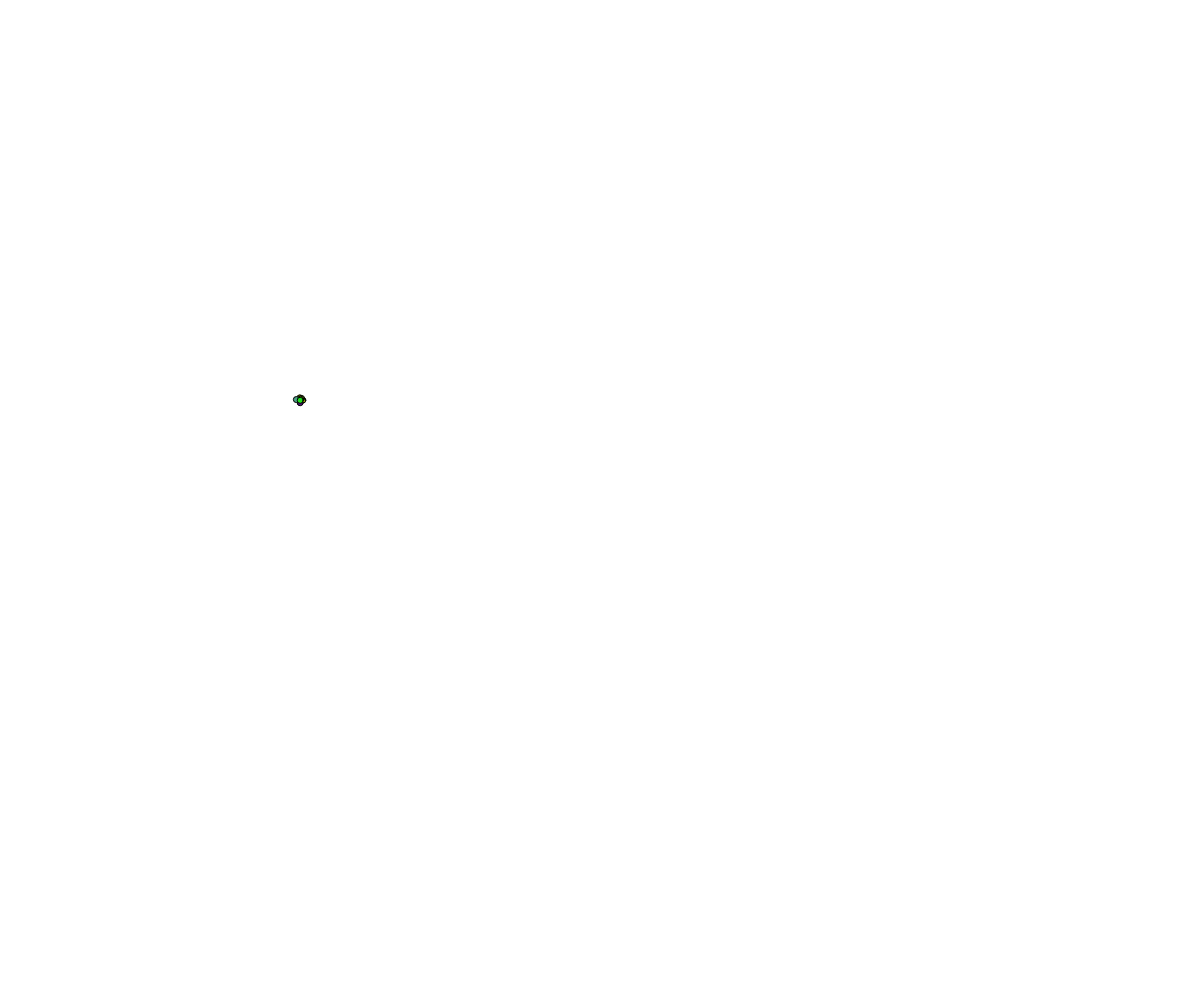
Frame 1 (no input)
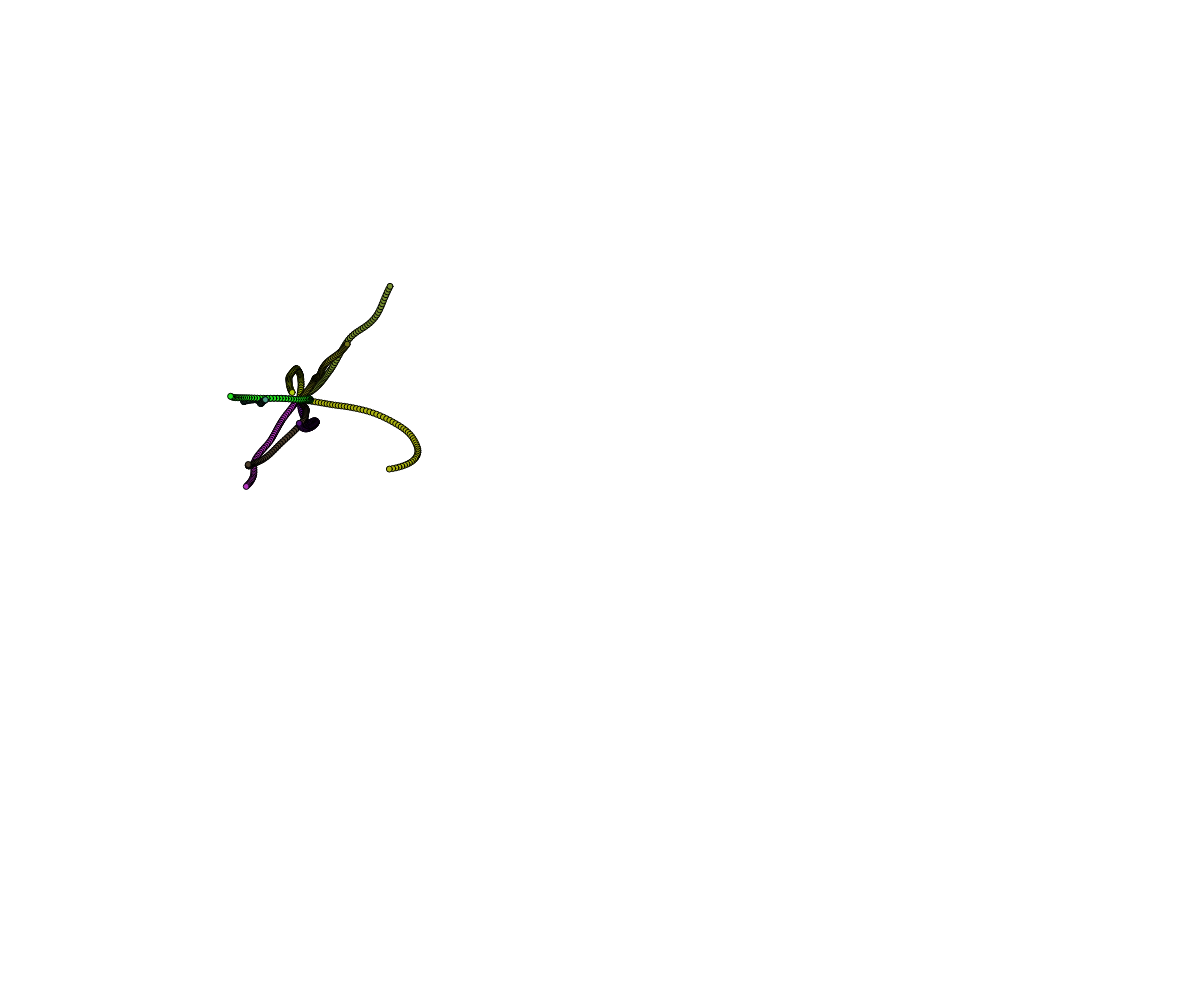
Frame 60 (no input)
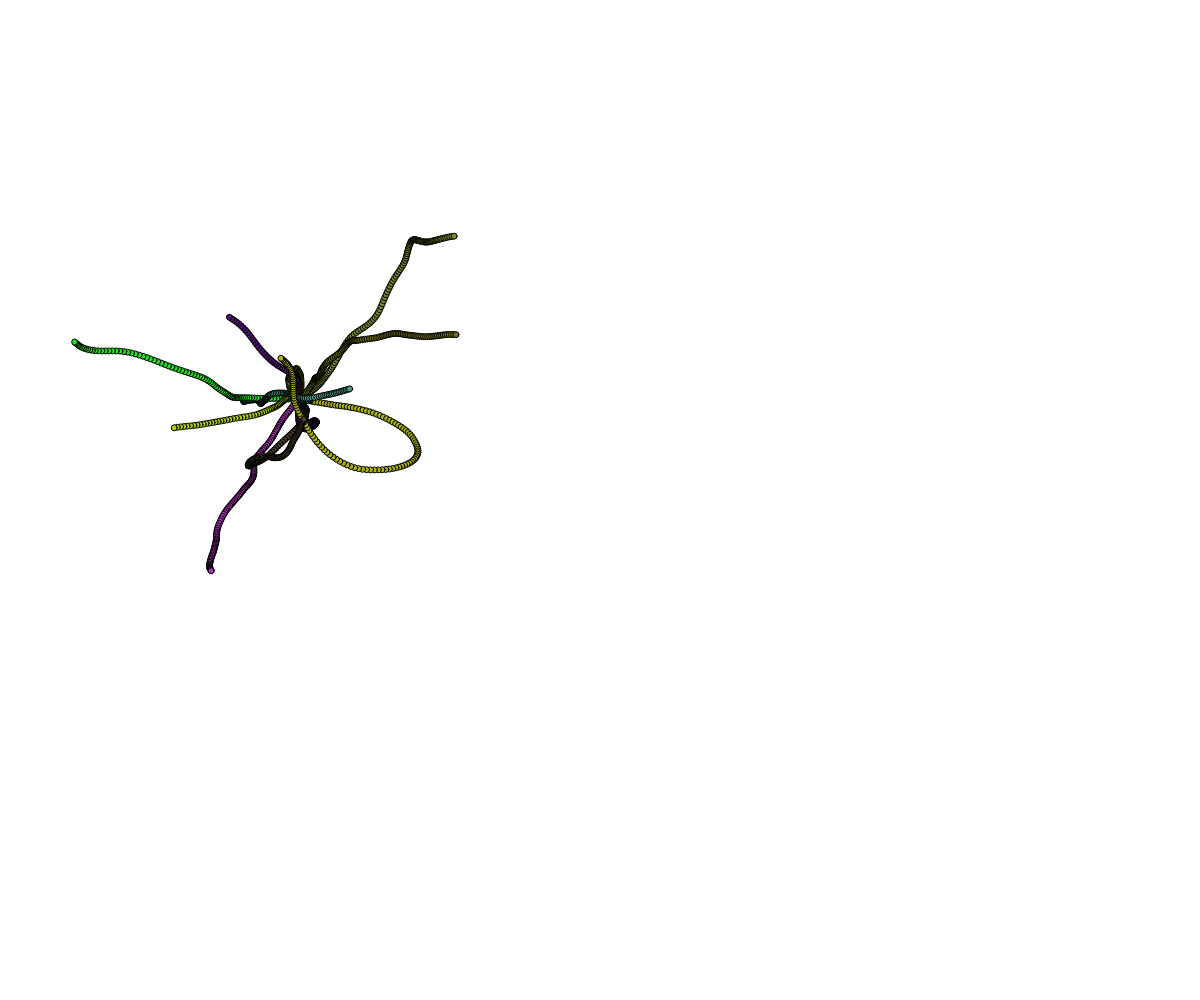
Frame 120 (the mouse pressed at the canvas centre since frame 60)

The p5.js sketch that drew these frames (run headless with seeded random() and noise() and a simulated clock; from frame 60 on, the mouse is pressed at the canvas centre):

// p5.js sketch
// ── sketch.js
// Objects and noise
// Peyton Salzsauler
// September 26th, 2025

let ball, ball2;
function setup() {
  createCanvas(windowWidth, windowHeight);
  ball = {
    x: 300, y: 400, size: 6,
    c: color(random(255),random(255),random(255)),
    timeX: random(100), timeY: random(100),
    timeOff: 0.02
  }
  ball2 = {
    x : 300, y : 400, size: 6, 
    c: color(random(255),random(255),random(255)),
    timeX: random(100), timeY: random(100),
    timeOff: 0.02
  }
  ball3 = {
    x: 300, y: 400, size: 6,
    c: color(random(255),random(255),random(255)),
    timeX: random(100), timeY: random(100),
    timeOff: 0.02
  };
  ball4 = {
    x: 300, y: 400, size: 6,
    c: color(random(255),random(255),random(255)),
    timeX: random(100), timeY: random(100),
    timeOff: 0.02
  };
  ball5 = {
    x: 300, y: 400, size: 6,
    c: color(random(255),random(255),random(255)),
    timeX: random(100), timeY: random(100),
    timeOff: 0.02
  }
  ball6 = {
    x: 300, y: 400, size: 6,
    c: color(random(255),random(255),random(255)),
    timeX: random(100), timeY: random(100),
    timeOff: 0.02
  }
  ball7 = {
    x: 300, y: 400, size: 6,
    c: color(random(255),random(255),random(255)),
    timeX: random(100), timeY: random(100),
    timeOff: 0.02
  }
  ball8 = {
    x: 300, y: 400, size: 6,
    c: color(random(255),random(255),random(255)),
    timeX: random(100), timeY: random(100),
    timeOff: 0.02
  }
  ball9 = {
    x: 300, y: 400, size: 6,
    c: color(random(255),random(255),random(255)),
    timeX: random(100), timeY: random(100),
    timeOff: 0.02
  };
}

function draw() {
  //background(220);
  moveBall(ball);
  moveBall(ball2);
  moveBall(ball3);
  moveBall(ball4);
  moveBall(ball5);
  moveBall(ball6);
  moveBall(ball7);
  moveBall(ball8);
  moveBall(ball9);
}
function moveBall(b){
  //b -> Ball type object 
  // update position and draw provided ball

  //generate random position change (x, and y)
  let dx = noise(b.timeX); // 0-1
  dx = map(dx, 0, 1, -5, 5);
  let dy = noise(b.timeY); 
  dy = map(dy, 0, 1, -5, 5);

  // advance our noise graph "cursors"
  b.timeX += b.timeOff;  b.timeY += b.timeOff;

  b.x += dx; 
  b.y += dy;

  if(b.x < 0){
     b.x += width;
    }
  if(b.x > width){ 
    b.x -+ width;
  }

  if(b.y < 0) {
    b.y += height; 
  }
  else if (b.y > height) {
    b.y -+ height;
  }

  //render the circle
  fill(b.c);
  circle(b.x, b.y, b.size);

}
